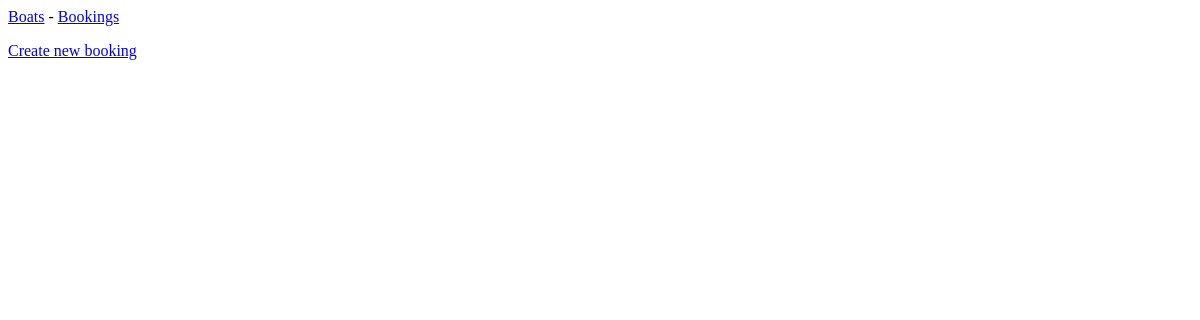
The app's page /, older data.
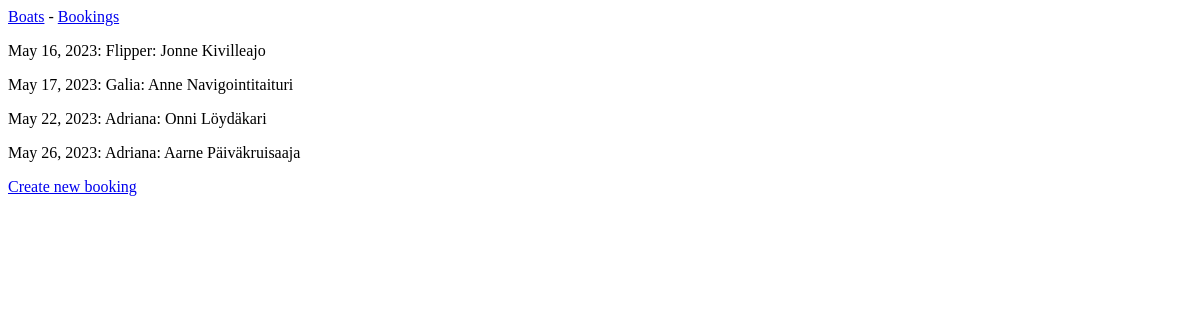
The same page, newer data.
### boats/models.py (models this page shows, shortened)
class Booking(models.Model):
    booking_date = models.DateField()
    boat = models.ForeignKey(Boat, on_delete=models.CASCADE)
    lessor_name = models.CharField(max_length=150)

class Boat(models.Model):
    name = models.CharField(max_length=150)
    make = models.CharField(max_length=150)
    engine_hp = models.FloatField(blank=True, null=True)
    owner_name = models.CharField(max_length=150)
    created = models.DateTimeField(auto_now_add=True, null=True)
    def __str__(self):
        return self.name

### boats/views.py (the view)
# urls.py: path('', BookingListView.as_view()),
class BookingListView(ListView):
    model = Booking

### boats/templates/boats/booking_list.html
{% extends "boats/base.html" %}
{% block "content" %}
	{% for object in object_list %}
    	<p>{{object.booking_date}}: {{object.boat}}: {{object.lessor_name}}</p>
	{% endfor %}
    <p><a href="bookings/new">Create new booking</a></p>
{% endblock "content" %}

### boats/templates/boats/base.html (shortened to what this page needs)
<!DOCTYPE html>
<html lang="en">
<head>
</head>
<body>
    <header>
        <a href="/boats">Boats</a> -
        <a href="/bookings">Bookings</a>
    </header>
    <main>
        {% block "content" %}
        {% endblock "content" %}
    </main>
</body>
</html>

Row changes from the older to the newer data that the page shows:
added Booking: booking_date "May 16, 2023", boat "Flipper", lessor_name "Jonne Kivilleajo"
added Booking: booking_date "May 17, 2023", boat "Galia", lessor_name "Anne Navigointitaituri"
added Booking: booking_date "May 22, 2023", boat "Adriana", lessor_name "Onni Löydäkari"
added Booking: booking_date "May 26, 2023", boat "Adriana", lessor_name "Aarne Päiväkruisaaja"
